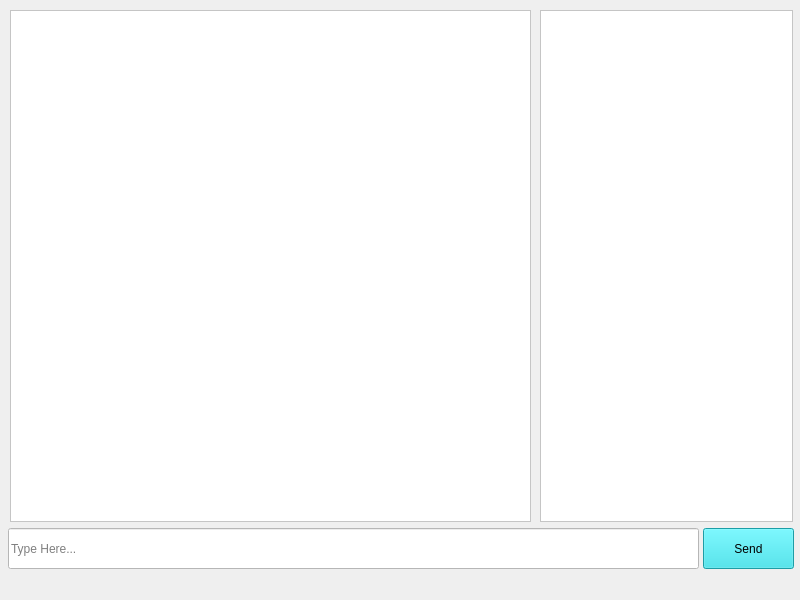
<?xml version="1.0" encoding="UTF-8"?>
<ui version="4.0">
 <class>ChatClient</class>
 <widget class="QMainWindow" name="ChatClient">
  <property name="geometry">
   <rect>
    <x>0</x>
    <y>0</y>
    <width>800</width>
    <height>600</height>
   </rect>
  </property>
  <property name="windowTitle">
   <string/>
  </property>
  <widget class="QWidget" name="centralwidget">
   <widget class="QPushButton" name="pushButton_Send">
    <property name="geometry">
     <rect>
      <x>703</x>
      <y>528</y>
      <width>91</width>
      <height>41</height>
     </rect>
    </property>
    <property name="cursor">
     <cursorShape>PointingHandCursor</cursorShape>
    </property>
    <property name="styleSheet">
     <string notr="true">background-color: rgb(40, 220, 232);</string>
    </property>
    <property name="text">
     <string>Send</string>
    </property>
   </widget>
   <widget class="QLineEdit" name="lineEdit_Message">
    <property name="geometry">
     <rect>
      <x>8</x>
      <y>528</y>
      <width>691</width>
      <height>41</height>
     </rect>
    </property>
    <property name="styleSheet">
     <string notr="true">background-color: rgb(255, 255, 255);</string>
    </property>
    <property name="placeholderText">
     <string>Type Here...</string>
    </property>
   </widget>
   <widget class="QTextEdit" name="textEdit_Display">
    <property name="geometry">
     <rect>
      <x>10</x>
      <y>10</y>
      <width>521</width>
      <height>512</height>
     </rect>
    </property>
    <property name="font">
     <font>
      <pointsize>14</pointsize>
     </font>
    </property>
    <property name="focusPolicy">
     <enum>Qt::NoFocus</enum>
    </property>
    <property name="styleSheet">
     <string notr="true">background-color: rgb(255, 255, 255);</string>
    </property>
    <property name="sizeAdjustPolicy">
     <enum>QAbstractScrollArea::AdjustToContents</enum>
    </property>
   </widget>
   <widget class="QListWidget" name="listWidget_Userlist">
    <property name="geometry">
     <rect>
      <x>540</x>
      <y>10</y>
      <width>253</width>
      <height>512</height>
     </rect>
    </property>
    <property name="focusPolicy">
     <enum>Qt::NoFocus</enum>
    </property>
    <property name="styleSheet">
     <string notr="true">background-color: rgb(255, 255, 255);</string>
    </property>
    <property name="horizontalScrollBarPolicy">
     <enum>Qt::ScrollBarAlwaysOff</enum>
    </property>
    <property name="sizeAdjustPolicy">
     <enum>QAbstractScrollArea::AdjustToContents</enum>
    </property>
   </widget>
  </widget>
  <widget class="QMenuBar" name="menubar">
   <property name="geometry">
    <rect>
     <x>0</x>
     <y>0</y>
     <width>800</width>
     <height>27</height>
    </rect>
   </property>
  </widget>
 </widget>
 <resources/>
 <connections/>
</ui>
